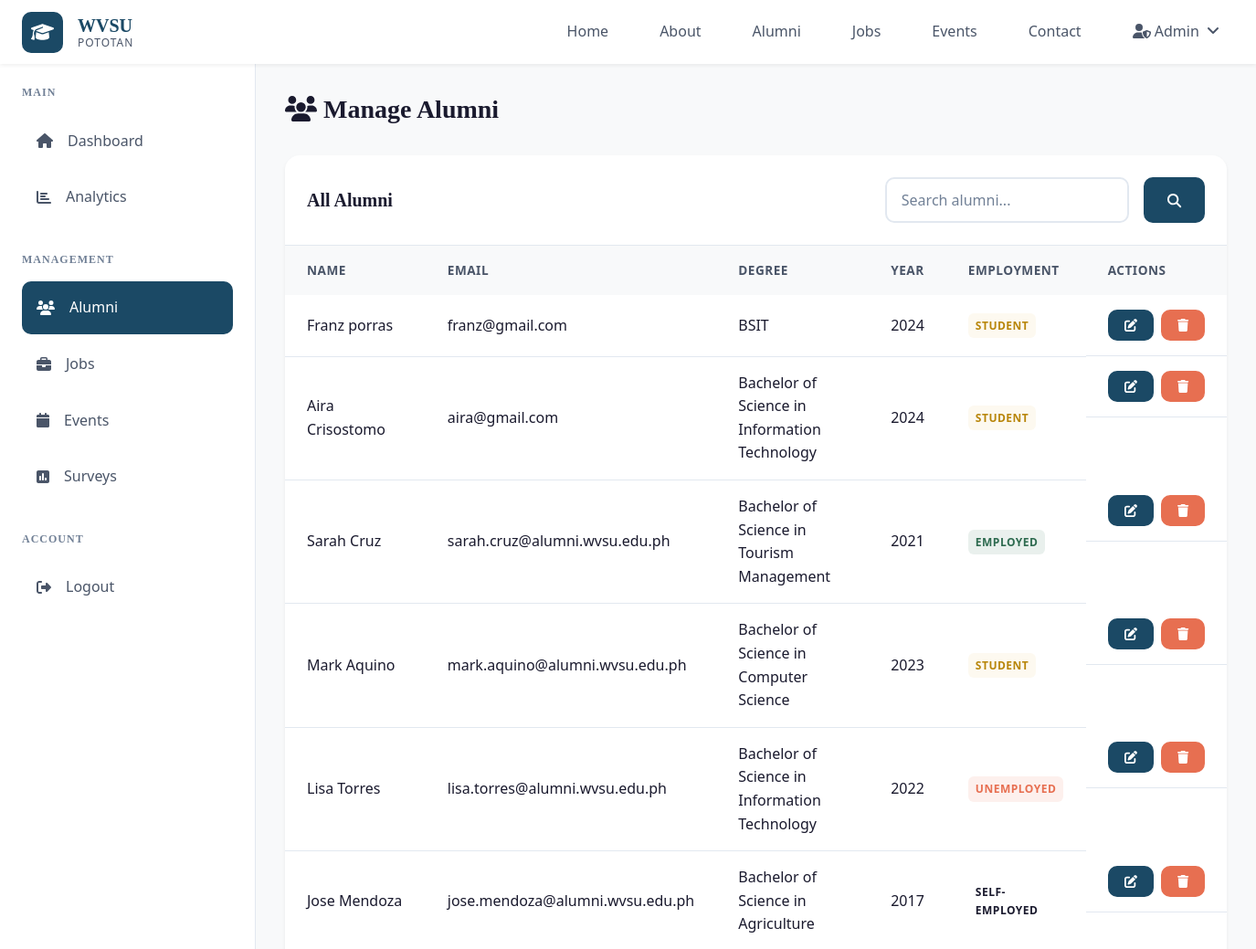
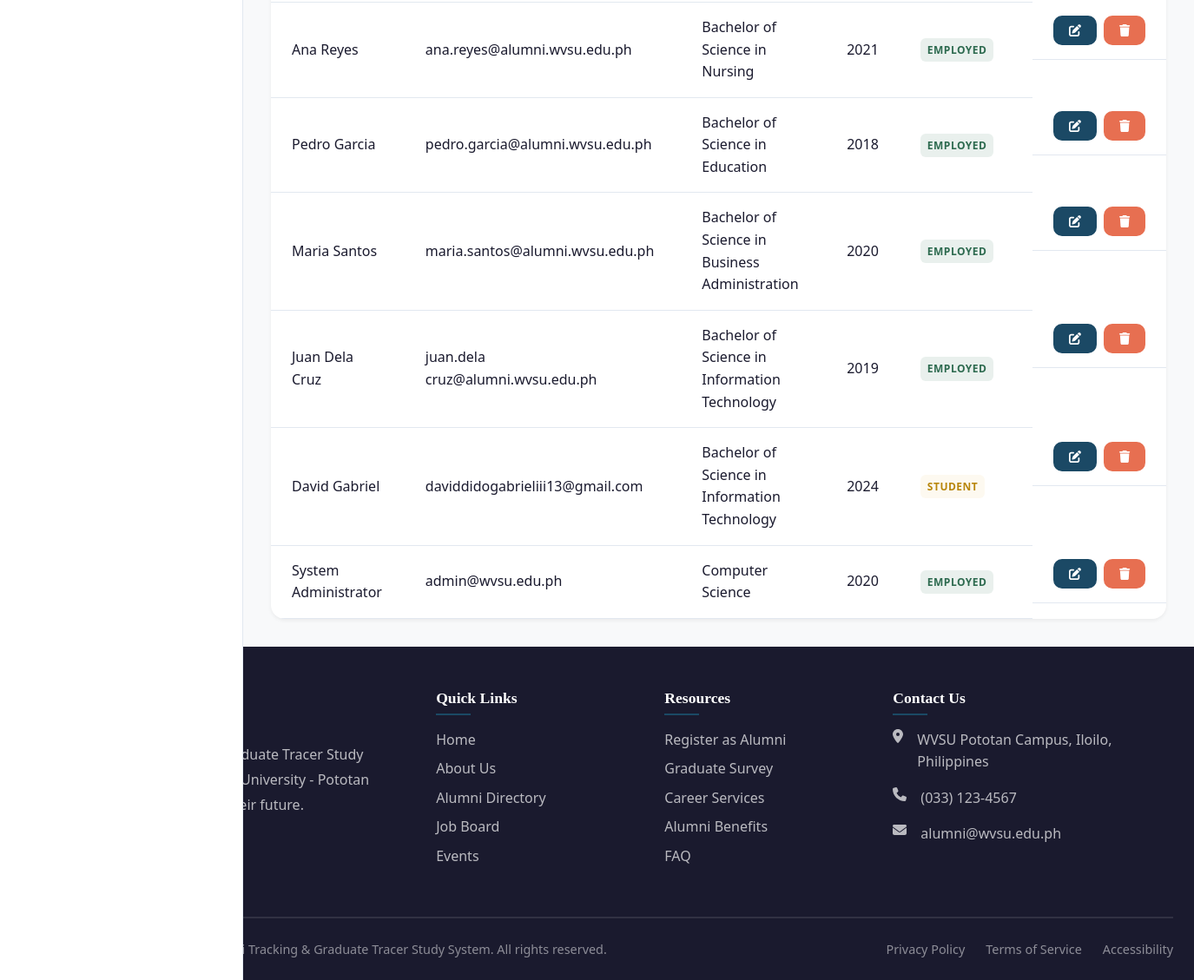
/admin/alumni (signed in), run on the app's committed database (2 pictures, top to bottom).
### app.py (models this page shows)
class AlumniProfile(db.Model):
    id = db.Column(db.Integer, primary_key=True)
    user_id = db.Column(db.Integer, db.ForeignKey('user.id'), nullable=False)
    first_name = db.Column(db.String(50), nullable=False)
    last_name = db.Column(db.String(50), nullable=False)
    middle_name = db.Column(db.String(50))
    gender = db.Column(db.String(20))
    date_of_birth = db.Column(db.Date)
    phone = db.Column(db.String(20))
    address = db.Column(db.Text)
    city = db.Column(db.String(100))
    province = db.Column(db.String(100))
    profile_photo = db.Column(db.String(200))
    facebook_link = db.Column(db.String(200))
    linkedin_link = db.Column(db.String(200))
    student_id = db.Column(db.String(50))
    degree = db.Column(db.String(100), nullable=False)
    year_graduated = db.Column(db.Integer)
    honors = db.Column(db.String(200))
    activities = db.Column(db.Text)
    employment_status = db.Column(db.String(50))  # employed, unemployed, self-employed, student
    current_employer = db.Column(db.String(200))
    job_position = db.Column(db.String(100))
    employment_duration = db.Column(db.String(50))
    salary_range = db.Column(db.String(50))
    work_location = db.Column(db.String(200))
    job_description = db.Column(db.Text)
    skills = db.Column(db.Text)
    certifications = db.Column(db.Text)
    volunteer_work = db.Column(db.Text)
    profile_completed = db.Column(db.Boolean, default=False)
    survey_completed = db.Column(db.Boolean, default=False)
    created_at = db.Column(db.DateTime, default=datetime.utcnow)
    updated_at = db.Column(db.DateTime, default=datetime.utcnow, onupdate=datetime.utcnow)

class User(UserMixin, db.Model):
    id = db.Column(db.Integer, primary_key=True)
    email = db.Column(db.String(120), unique=True, nullable=False)
    password_hash = db.Column(db.String(256), nullable=False)
    role = db.Column(db.String(20), default='alumni')  # alumni, admin
    created_at = db.Column(db.DateTime, default=datetime.utcnow)
    profile = db.relationship('AlumniProfile', backref='user', uselist=False, cascade='all, delete-orphan')

### app.py (the view, shortened to what this page needs)
@app.route('/admin/alumni')
@login_required
def admin_alumni():
    if current_user.role != 'admin':
        flash('Access denied.', 'danger')
        return redirect(url_for('dashboard'))
    page = request.args.get('page', 1, type=int)
    search = request.args.get('search', '')
    query = AlumniProfile.query
    alumni_list = query.order_by(AlumniProfile.created_at.desc()).paginate(page=page, per_page=20)
    return render_template('admin_alumni.html', alumni=alumni_list, search=search)

### app.py (called while the page is built)
@login_manager.user_loader
def load_user(user_id):
    return User.query.get(int(user_id))

### templates/admin_alumni.html (shortened to what this page needs)
{% extends "base.html" %}
{% block content %}
<div class="dashboard-layout">
    {% include 'admin_sidebar.html' %}
    <div class="main-content">
        <div class="dashboard-header">
            <h1><i class="fas fa-users"></i> Manage Alumni</h1>
        </div>
        <div class="table-container">
            <div class="table-header">
                <h3>All Alumni</h3>
                <form method="GET" class="d-flex gap-2">
                    <input type="text" name="search" class="form-control" placeholder="Search alumni..." value="{{ search }}">
                    <button type="submit" class="btn btn-primary"><i class="fas fa-search"></i></button>
                </form>
            </div>
            <table class="table">
                <thead>
                    <tr>
                        <th>Name</th>
                        <th>Email</th>
                        <th>Degree</th>
                        <th>Year</th>
                        <th>Employment</th>
                        <th>Actions</th>
                    </tr>
                </thead>
                <tbody>
                    {% for profile in alumni.items %}
                    <tr>
                        <td>{{ profile.first_name }} {{ profile.last_name }}</td>
                        <td>{{ profile.user.email }}</td>
                        <td>{{ profile.degree }}</td>
                        <td>{{ profile.year_graduated }}</td>
                        <td>
                            {% if profile.employment_status == 'employed' %}
                            <span class="badge badge-success">Employed</span>
                            {% elif profile.employment_status == 'self-employed' %}
                            <span class="badge badge-info">Self-employed</span>
                            {% elif profile.employment_status == 'unemployed' %}
                            <span class="badge badge-danger">Unemployed</span>
                            {% else %}
                            <span class="badge badge-warning">Student</span>
                            {% endif %}
                        </td>
                        <td class="table-actions">
                            <a href="{{ url_for('admin_edit_alumni', alumni_id=profile.id) }}" class="btn btn-sm btn-primary">
                                <i class="fas fa-edit"></i>
                            </a>
                            <form method="POST" action="{{ url_for('admin_delete_alumni', alumni_id=profile.id) }}" style="display:inline;" onsubmit="return confirm('Are you sure you want to delete this alumni?');">
                                <button type="submit" class="btn btn-sm btn-danger">
                                    <i class="fas fa-trash"></i>
                                </button>
                            </form>
                        </td>
                    </tr>
                    {% endfor %}
                </tbody>
            </table>
        </div>
    </div>
</div>
{% endblock %}

### static/css/style.css (style rules this page uses)
:root { --primary: #1B4965; --primary-dark: #153a52; --primary-light: #2a5f7f; --secondary: #5FA8D3; --accent: #CAE9FF; --highlight: #62B6CB; --success: #2D6A4F; --success-light: #40916C; --warning: #E9C46A; --danger: #E76F51; --danger-light: #f4a261; --bg-body: #F8F9FA; --bg-card: #FFFFFF; --bg-dark: #1A1A2E; --text-primary: #1A1A2E; --text-secondary: #4a5568; --text-muted: #718096; --border-color: #E2E8F0; --border-light: #EDF2F7; --font-heading: 'Georgia', serif; --font-body: 'Segoe UI', Tahoma, Geneva, Verdana, sans-serif; --space-xs: 0.25rem; --space-sm: 0.5rem; --space-md: 1rem; --space-lg: 1.5rem; --space-xl: 2rem; --space-xxl: 3rem; --shadow-sm: 0 2px 4px rgba(0, 0, 0, 0.06); --shadow-md: 0 4px 12px rgba(0, 0, 0, 0.1); --shadow-lg: 0 8px 24px rgba(0, 0, 0, 0.12); --radius-sm: 6px; --radius-md: 10px; --radius-lg: 16px; --radius-xl: 24px; --radius-full: 50%; --transition-fast: 0.15s ease; --transition-base: 0.3s ease; --navbar-height: 70px; --sidebar-width: 280px; --max-width: 1400px; }
*, *::before, *::after { box-sizing: border-box; margin: 0; padding: 0; }
html { scroll-behavior: smooth; }
body { font-family: var(--font-body); font-size: 16px; line-height: 1.6; color: var(--text-primary); background-color: var(--bg-body); min-height: 100vh; }
a { text-decoration: none; color: inherit; transition: var(--transition-base); }
button, input, textarea, select { font-family: inherit; font-size: inherit; }
h1, h2, h3, h4, h5, h6 { font-family: var(--font-heading); font-weight: 600; line-height: 1.3; color: var(--text-primary); }
h1 { font-size: 2.5rem; }
h3 { font-size: 1.5rem; }
.d-flex { display: flex; }
.gap-2 { gap: var(--space-md); }
.btn { display: inline-flex; align-items: center; justify-content: center; gap: var(--space-sm); padding: 0.75rem 1.5rem; font-weight: 500; font-size: 0.95rem; border: 2px solid transparent; border-radius: var(--radius-md); cursor: pointer; transition: var(--transition-base); text-align: center; white-space: nowrap; }
.btn-primary { background: var(--primary); color: white; border-color: var(--primary); }
.btn-danger { background: var(--danger); color: white; border-color: var(--danger); }
.btn-sm { padding: 0.5rem 1rem; font-size: 0.875rem; }
.form-control { width: 100%; padding: 0.75rem 1rem; font-size: 1rem; border: 2px solid var(--border-color); border-radius: var(--radius-md); background: white; transition: var(--transition-base); }
.form-control::placeholder { color: var(--text-muted); }
.dashboard-layout { display: flex; min-height: 100vh; padding-top: var(--navbar-height); }
.main-content { flex: 1; margin-left: var(--sidebar-width); padding: var(--space-xl); background: var(--bg-body); }
.dashboard-header { display: flex; justify-content: space-between; align-items: center; margin-bottom: var(--space-xl); }
.dashboard-header h1 { font-size: 1.75rem; }
.table-container { background: var(--bg-card); border-radius: var(--radius-lg); box-shadow: var(--shadow-sm); overflow: hidden; }
.table-header { display: flex; justify-content: space-between; align-items: center; padding: var(--space-lg); border-bottom: 1px solid var(--border-color); }
.table-header h3 { font-size: 1.25rem; }
.table { width: 100%; border-collapse: collapse; }
.table th, .table td { padding: var(--space-md) var(--space-lg); text-align: left; }
.table th { background: var(--bg-body); font-weight: 600; font-size: 0.85rem; text-transform: uppercase; letter-spacing: 0.5px; color: var(--text-secondary); }
.table td { border-bottom: 1px solid var(--border-color); }
.table-actions { display: flex; gap: var(--space-sm); }
.badge { display: inline-flex; align-items: center; padding: var(--space-xs) var(--space-sm); font-size: 0.75rem; font-weight: 600; border-radius: var(--radius-sm); text-transform: uppercase; letter-spacing: 0.5px; }
.badge-success { background: rgba(45, 106, 79, 0.1); color: var(--success); }
.badge-warning { background: rgba(233, 196, 106, 0.1); color: #b8860b; }
.badge-danger { background: rgba(231, 111, 81, 0.1); color: var(--danger); }

### data on the page
AlumniProfile: first_name "Franz", last_name "porras", user.email "franz@gmail.com", degree "BSIT", year_graduated "2024", employment_status "STUDENT"
AlumniProfile: first_name "Aira", last_name "Crisostomo", user.email "aira@gmail.com", degree "Bachelor of Science in Information Technology", year_graduated "2024", employment_status "STUDENT"
AlumniProfile: first_name "Sarah", last_name "Cruz", user.email "sarah.cruz@alumni.wvsu.edu.ph", degree "Bachelor of Science in Tourism Management", year_graduated "2021", employment_status "EMPLOYED"
AlumniProfile: first_name "Mark", last_name "Aquino", user.email "mark.aquino@alumni.wvsu.edu.ph", degree "Bachelor of Science in Computer Science", year_graduated "2023", employment_status "STUDENT"
AlumniProfile: first_name "Lisa", last_name "Torres", user.email "lisa.torres@alumni.wvsu.edu.ph", degree "Bachelor of Science in Information Technology", year_graduated "2022", employment_status "UNEMPLOYED"
AlumniProfile: first_name "Jose", last_name "Mendoza", user.email "jose.mendoza@alumni.wvsu.edu.ph", degree "Bachelor of Science in Agriculture", year_graduated "2017", employment_status "SELF-EMPLOYED"
AlumniProfile: first_name "Ana", last_name "Reyes", user.email "ana.reyes@alumni.wvsu.edu.ph", degree "Bachelor of Science in Nursing", year_graduated "2021", employment_status "EMPLOYED"
AlumniProfile: first_name "Pedro", last_name "Garcia", user.email "pedro.garcia@alumni.wvsu.edu.ph", degree "Bachelor of Science in Education", year_graduated "2018", employment_status "EMPLOYED"
AlumniProfile: first_name "Maria", last_name "Santos", user.email "maria.santos@alumni.wvsu.edu.ph", degree "Bachelor of Science in Business Administration", year_graduated "2020", employment_status "EMPLOYED"
AlumniProfile: first_name "Juan", last_name "Dela Cruz", user.email "juan.dela cruz@alumni.wvsu.edu.ph", degree "Bachelor of Science in Information Technology", year_graduated "2019", employment_status "EMPLOYED"
AlumniProfile: first_name "David", last_name "Gabriel", user.email "daviddidogabrieliii13@gmail.com", degree "Bachelor of Science in Information Technology", year_graduated "2024", employment_status "STUDENT"
AlumniProfile: first_name "System", last_name "Administrator", user.email "admin@wvsu.edu.ph", degree "Computer Science", year_graduated "2020", employment_status "EMPLOYED"
